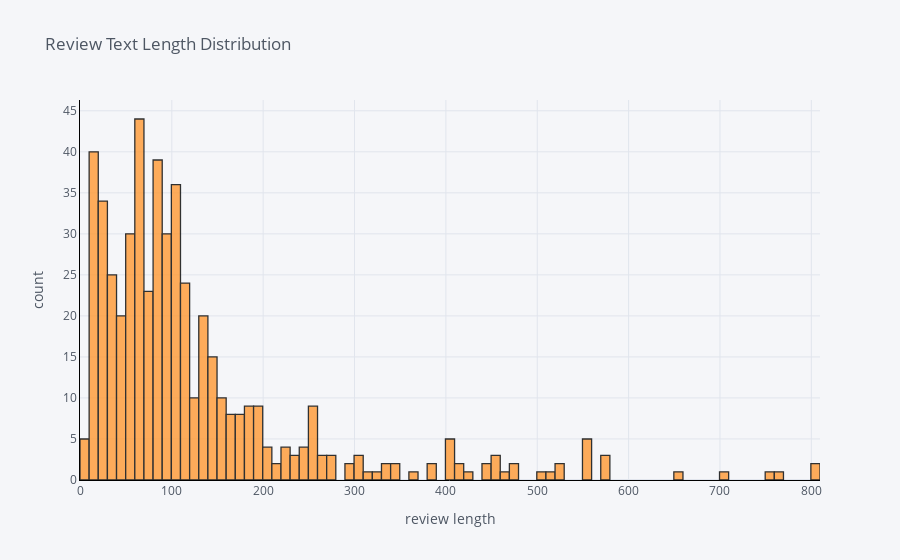

The notebook cell this image was saved under:
### Code cell
data1['rev_len_positive'].iplot(
    kind='hist',
    bins=100,
    xTitle='review length',
    linecolor='black',
    yTitle='count',
    title='Review Text Length Distribution')

### Figure 1 — Plotly figure (JSON) as saved in the notebook; plotly's stock layout.template omitted (floating-point values rounded to 4 significant figures; data arrays with more than 128 entries replaced by an {"elided": "..."} marker saying what was removed)
{"data": [{"histfunc": "count", "histnorm": "", "marker": {"color": "rgba(255, 153, 51, 1.0)", "line": {"color": "#000000", "width": 1.3}}, "name": "rev_len_positive", "nbinsx": 100, "opacity": 0.8, "orientation": "v", "type": "histogram", "x": {"elided": "519 int values"}}], "layout": {"barmode": "overlay", "legend": {"bgcolor": "#F5F6F9", "font": {"color": "#4D5663"}}, "paper_bgcolor": "#F5F6F9", "plot_bgcolor": "#F5F6F9", "title": {"font": {"color": "#4D5663"}, "text": "Review Text Length Distribution"}, "xaxis": {"gridcolor": "#E1E5ED", "linecolor": "black", "showgrid": true, "tickfont": {"color": "#4D5663"}, "title": {"font": {"color": "#4D5663"}, "text": "review length"}, "zerolinecolor": "#E1E5ED"}, "yaxis": {"gridcolor": "#E1E5ED", "linecolor": "black", "showgrid": true, "tickfont": {"color": "#4D5663"}, "title": {"font": {"color": "#4D5663"}, "text": "count"}, "zerolinecolor": "#E1E5ED"}}}
